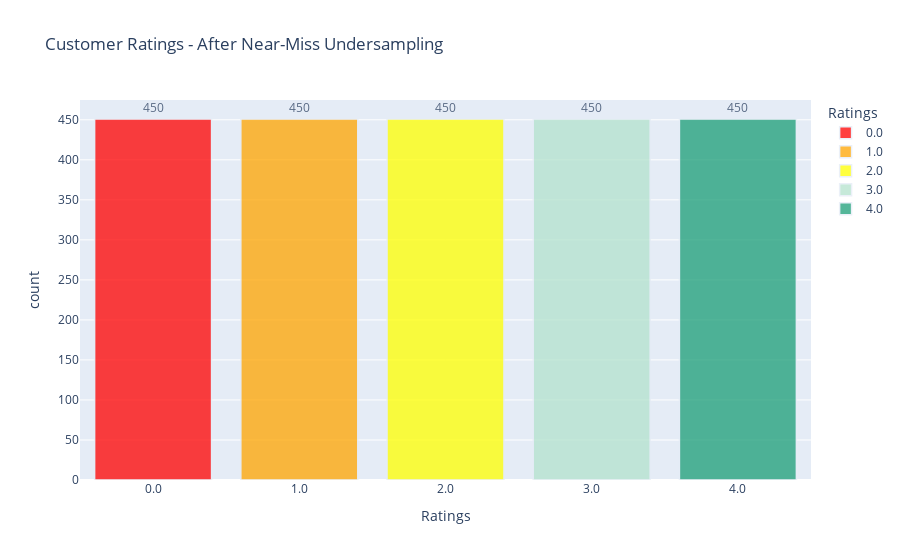

The code cell stored with this chart in its notebook:
### Markdown cell above
## Checking for Class Imbalance after Near-miss Undersampling

### Code cell
# create a data frame to count the number of customer reviews by products and also rename a column as count
rating_counts = pd.DataFrame(pd.DataFrame(Y_train_near).rename(columns = {0:'review_star'}).value_counts()).reset_index().rename( \
    columns={'review_star': 'Ratings', 0:'count'})

# add a sort index
rating_counts['Ratings_for_sorting'] = rating_counts['Ratings']

# convert ratings to str type for visualization
rating_counts['Ratings'] = rating_counts['Ratings'].astype(str)

# Sort order by custom column and display 
rating_counts.sort_values(by=['Ratings_for_sorting'], inplace = True)

# use plotly to create a bar graph of number of reviews by brand and using customized color coding 
fig = px.bar(rating_counts, x="Ratings", y="count", color="Ratings", 
             title= "Customer Ratings - After Near-Miss Undersampling", text_auto = '.2s', 
             color_discrete_map={'0.0':'red', '1.0':'orange', '2.0': 'yellow',
                                 '3.0':'rgb(179,226,205)', '4.0':'rgb(27,158,119)'})

# figure customization
fig.update_traces(textfont_size=12, textangle=0, textposition="outside", cliponaxis=False,
 marker_line_width=1.5, opacity = 0.75)

### Figure 1 — Plotly figure (JSON) as saved in the notebook; plotly's stock layout.template omitted (floating-point values rounded to 4 significant figures)
{"data": [{"alignmentgroup": "True", "cliponaxis": false, "hovertemplate": "Ratings=%{x}<br>count=%{y}<extra></extra>", "legendgroup": "0.0", "marker": {"color": "red", "line": {"width": 1.5}, "pattern": {"shape": ""}}, "name": "0.0", "offsetgroup": "0.0", "opacity": 0.75, "orientation": "v", "showlegend": true, "textangle": 0, "textfont": {"size": 12}, "textposition": "outside", "texttemplate": "%{y:.2s}", "type": "bar", "x": ["0.0"], "xaxis": "x", "y": [451], "yaxis": "y"}, {"alignmentgroup": "True", "cliponaxis": false, "hovertemplate": "Ratings=%{x}<br>count=%{y}<extra></extra>", "legendgroup": "1.0", "marker": {"color": "orange", "line": {"width": 1.5}, "pattern": {"shape": ""}}, "name": "1.0", "offsetgroup": "1.0", "opacity": 0.75, "orientation": "v", "showlegend": true, "textangle": 0, "textfont": {"size": 12}, "textposition": "outside", "texttemplate": "%{y:.2s}", "type": "bar", "x": ["1.0"], "xaxis": "x", "y": [451], "yaxis": "y"}, {"alignmentgroup": "True", "cliponaxis": false, "hovertemplate": "Ratings=%{x}<br>count=%{y}<extra></extra>", "legendgroup": "2.0", "marker": {"color": "yellow", "line": {"width": 1.5}, "pattern": {"shape": ""}}, "name": "2.0", "offsetgroup": "2.0", "opacity": 0.75, "orientation": "v", "showlegend": true, "textangle": 0, "textfont": {"size": 12}, "textposition": "outside", "texttemplate": "%{y:.2s}", "type": "bar", "x": ["2.0"], "xaxis": "x", "y": [451], "yaxis": "y"}, {"alignmentgroup": "True", "cliponaxis": false, "hovertemplate": "Ratings=%{x}<br>count=%{y}<extra></extra>", "legendgroup": "3.0", "marker": {"color": "rgb(179,226,205)", "line": {"width": 1.5}, "pattern": {"shape": ""}}, "name": "3.0", "offsetgroup": "3.0", "opacity": 0.75, "orientation": "v", "showlegend": true, "textangle": 0, "textfont": {"size": 12}, "textposition": "outside", "texttemplate": "%{y:.2s}", "type": "bar", "x": ["3.0"], "xaxis": "x", "y": [451], "yaxis": "y"}, {"alignmentgroup": "True", "cliponaxis": false, "hovertemplate": "Ratings=%{x}<br>count=%{y}<extra></extra>", "legendgroup": "4.0", "marker": {"color": "rgb(27,158,119)", "line": {"width": 1.5}, "pattern": {"shape": ""}}, "name": "4.0", "offsetgroup": "4.0", "opacity": 0.75, "orientation": "v", "showlegend": true, "textangle": 0, "textfont": {"size": 12}, "textposition": "outside", "texttemplate": "%{y:.2s}", "type": "bar", "x": ["4.0"], "xaxis": "x", "y": [451], "yaxis": "y"}], "layout": {"barmode": "relative", "legend": {"title": {"text": "Ratings"}, "tracegroupgap": 0}, "title": {"text": "Customer Ratings - After Near-Miss Undersampling"}, "xaxis": {"anchor": "y", "categoryarray": ["0.0", "1.0", "2.0", "3.0", "4.0"], "categoryorder": "array", "domain": [0, 1], "title": {"text": "Ratings"}}, "yaxis": {"anchor": "x", "domain": [0, 1], "title": {"text": "count"}}}}
